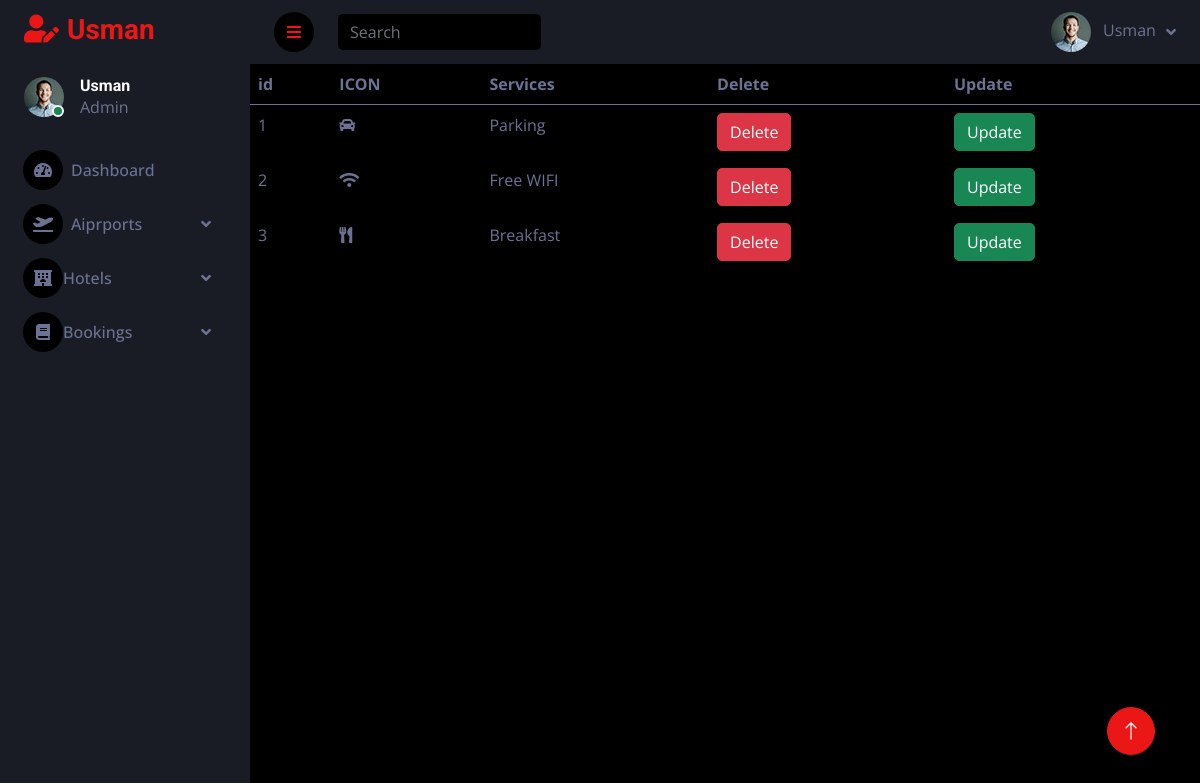
Page /Admin/viewservices.php on the committed database.
### tables this page shows
CREATE TABLE `services` (
  `id` int(11) NOT NULL,
  `serviceName` varchar(255) NOT NULL,
  `faIcon` varchar(200) NOT NULL
);

### Admin/viewservices.php (the view, shortened to what this page needs)
<?php
require_once '../connection.php';
$sql = "SELECT * FROM services";
$res = mysqli_query($connection, $sql);
if (mysqli_num_rows($res) > 0) {
    while ($row = mysqli_fetch_assoc($res)) {
        $data[] = $row;
    }
}
?>
<!DOCTYPE html>
<html lang="en">
<head>
    <?php require_once './include/head.php' ?>
</head>
<body>
    <?php require_once './include/sidebar.php' ?>
    <div class="content">
        <?php require_once './include/navbar.php' ?>
        <table class="table table-hover">
            <thead>
                <tr>
                    <th>id</th>
                    <th>ICON</th>
                    <th>Services</th>
                    <th>Delete</th>
                    <th>Update</th>
                </tr>
            </thead>
            <tbody>
                <?php foreach ($data as $main) { ?>
                    <tr>
                        <td>
                            <?php echo $main["id"] ?>
                        </td>
                        <td>
                            <i class="<?php echo $main["faIcon"] ?>"></i>
                        </td>
                        <td>
                            <?php echo $main["serviceName"] ?>
                        </td>
                        <td>
                            <a href="deleteservice.php?id=<?php echo $main["id"] ?>" class="btn btn-danger">Delete</a>
                        </td>
                        <td>
                            <a href="editservice.php?id=<?php echo $main["id"] ?>" class="btn btn-success">Update</a>
                        </td>
                    </tr>
                <?php } ?>
            </tbody>
        </table>
    </div>
        <a href="#" class="btn btn-lg btn-primary btn-lg-square back-to-top"><i class="bi bi-arrow-up"></i></a>
</body>
</html>

### Admin/css/style.css (style rules this page uses)
:root { --primary: #EB1616; --secondary: #191C24; --light: #6C7293; --dark: #000000; }
.back-to-top { position: fixed; display: none; right: 45px; bottom: 45px; z-index: 99; }
.btn { transition: .5s; }
.btn-lg-square { width: 48px; height: 48px; }
.btn-square, .btn-sm-square, .btn-lg-square { padding: 0; display: inline-flex; align-items: center; justify-content: center; font-weight: normal; border-radius: 50px; }
.content { margin-left: 250px; min-height: 100vh; background: var(--dark); transition: 0.5s; }
@media (min-width: 992px) { .content { width: calc(100% - 250px); } }

### rows in the picture
services: id "1", serviceName "Parking"
services: id "2", serviceName "Free WIFI"
services: id "3", serviceName "Breakfast"
